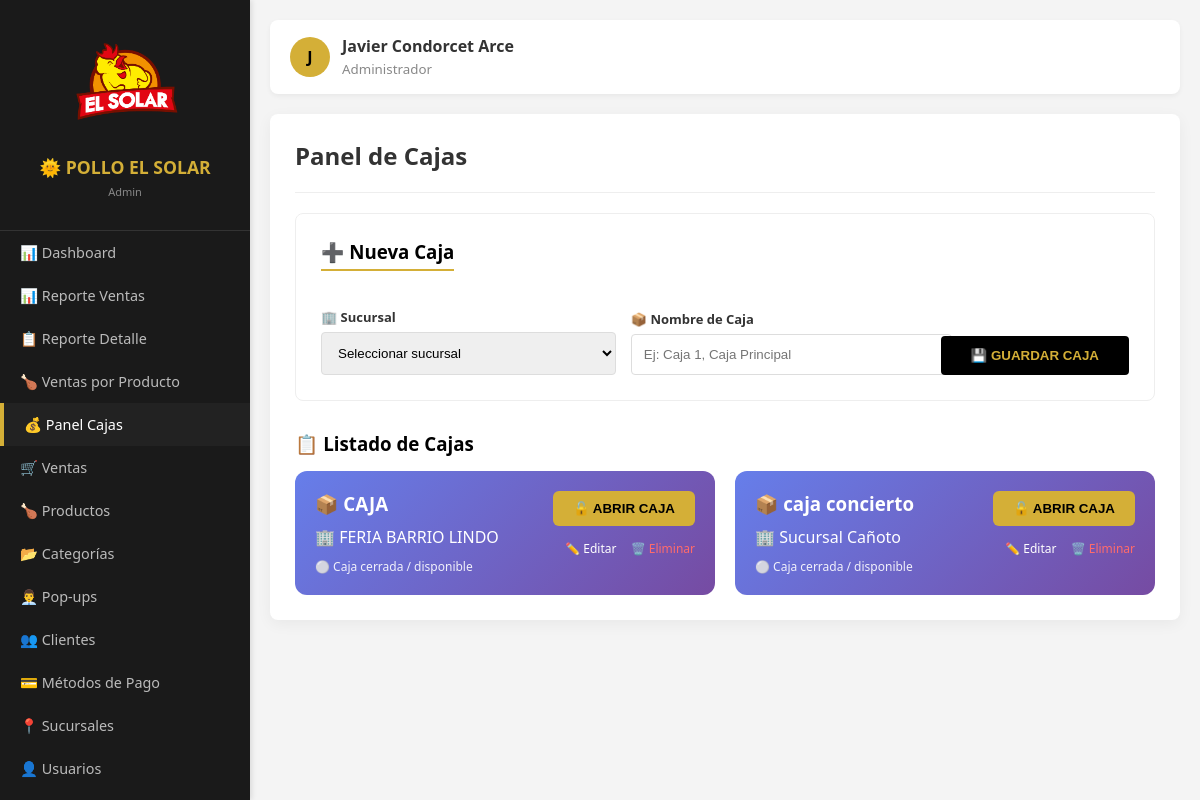
/bolivia/admin.php?mod=cajas (signed in), run on the app's committed database.
### tables this page shows
CREATE TABLE `cajas` (
  `id` int(11) NOT NULL,
  `sucursal_id` int(11) NOT NULL,
  `nombre` varchar(50) NOT NULL,
  `estado` tinyint(1) DEFAULT 1
);

CREATE TABLE `sucursales` (
  `id` int(11) NOT NULL,
  `nombre` varchar(100) NOT NULL,
  `pais` enum('Bolivia','Paraguay','Brasil') NOT NULL,
  `direccion` varchar(255) DEFAULT NULL,
  `latitud` decimal(10,8) DEFAULT NULL,
  `longitud` decimal(11,8) DEFAULT NULL,
  `hora_apertura` time DEFAULT NULL,
  `hora_cierre` time DEFAULT NULL,
  `estado` tinyint(1) DEFAULT 1,
  `visible` tinyint(1) NOT NULL DEFAULT 1
);

### bolivia/modulos/cajas.php (the view, shortened to what this page needs)
<?php
$caja_activa = null;
$caja_edit = null;
$cajas = $pdo->query("SELECT c.*, s.nombre as sucursal_nombre
                      FROM cajas c
                      JOIN sucursales s ON c.sucursal_id = s.id
                      WHERE c.estado = 1
                      ORDER BY s.nombre, c.nombre")->fetchAll();
?>
<div style="background:#fff; padding:25px; border-radius:8px; border:1px solid #eee; margin-bottom:30px;">
    <h3 style="margin-top:0; color:#000; border-bottom: 2px solid #D4AF37; display:inline-block; padding-bottom:5px;">
        <?php echo $caja_edit ? "✏️ Editar Caja" : "➕ Nueva Caja"; ?>
    </h3>
    <form id="formCaja" method="POST" style="display: flex; gap: 15px; align-items: flex-end; margin-top: 15px; flex-wrap: wrap;">
        <div style="flex: 2; min-width: 200px;">
            <label style="font-weight: bold; font-size: 13px;">🏢 Sucursal</label>
            <select name="sucursal_id" id="sucursal_id" required style="width: 100%; padding: 12px; margin-top: 5px; border: 1px solid #ddd; border-radius: 4px;">
                <option value="">Seleccionar sucursal</option>
            </select>
        </div>
        <div style="flex: 2; min-width: 200px;">
            <label style="font-weight: bold; font-size: 13px;">📦 Nombre de Caja</label>
            <input type="text" name="nombre" id="nombre_caja" required value="<?php echo htmlspecialchars($caja_edit['nombre'] ?? ''); ?>"
                   placeholder="Ej: Caja 1, Caja Principal"
                   style="width: 100%; padding: 12px; margin-top: 5px; border: 1px solid #ddd; border-radius: 4px;">
        </div>
        <button type="button" onclick="abrirModalCaja()"
                style="background:#000; color:#D4AF37; border:none; padding:12px 30px; border-radius:4px; cursor:pointer; font-weight:bold;">
            💾 GUARDAR CAJA
        </button>
    </form>
</div>
<h3 style="color:#000; margin-bottom:15px;">📋 Listado de Cajas</h3>
<div style="display: grid; grid-template-columns: repeat(auto-fill, minmax(320px, 1fr)); gap: 20px;">
    <?php foreach($cajas as $caja):
        $stmt = $pdo->prepare("SELECT ac.*, u.nombre as usuario FROM apertura_caja ac JOIN usuarios u ON ac.usuario_id = u.id WHERE ac.caja_id = ? AND ac.estado = 'abierta'");
        $stmt->execute([$caja['id']]);
        $apertura_activa = $stmt->fetch();
    ?>
    <div class="caja-card <?php echo $apertura_activa ? 'active' : ''; ?>">
        <div style="display: flex; justify-content: space-between; align-items: start; flex-wrap: wrap;">
            <div>
                <h3 style="margin:0 0 10px 0;">📦 <?php echo htmlspecialchars($caja['nombre']); ?></h3>
                <p style="margin:5px 0;">🏢 <?php echo htmlspecialchars($caja['sucursal_nombre']); ?></p>
                <?php if($apertura_activa): ?>
                    <div class="caja-stats">
                        ✅ CAJA ABIERTA<br>
                        👤 <?php echo $apertura_activa['usuario']; ?><br>
                        🕐 <?php echo date('H:i', strtotime($apertura_activa['fecha_apertura'])); ?>
                    </div>
                <?php else: ?>
                    <div class="caja-stats">
                        ⚪ Caja cerrada / disponible
                    </div>
                <?php endif; ?>
            </div>
            <div style="text-align: right;">
                <?php if(!$apertura_activa && !$caja_activa): ?>
                    <button onclick="abrirCaja(<?php echo $caja['id']; ?>)" class="btn-abrir">🔓 ABRIR CAJA</button>
                <?php elseif(!$apertura_activa && $caja_activa): ?>
                    <span style="background: #ffc107; color: #000; padding: 5px 10px; border-radius: 5px; font-size: 11px;">⚠️ Hay otra caja abierta</span>
                <?php endif; ?>
                <div style="margin-top: 10px;">
                    <a href="admin.php?mod=cajas&edit=<?php echo $caja['id']; ?>" style="color: white; font-size: 12px; text-decoration: none; margin-right: 10px;">✏️ Editar</a>
                    <a href="admin.php?mod=cajas&del=<?php echo $caja['id']; ?>" onclick="return confirm('¿Eliminar esta caja?')" style="color: #ff6b6b; font-size: 12px; text-decoration: none;">🗑️ Eliminar</a>
                </div>
            </div>
        </div>
    </div>
    <?php endforeach; ?>
</div>

### bolivia/admin.php (style rules this page uses)
:root { --sidebar-width: 250px; --gold: #D4AF37; --dark: #1a1a1a; }
body { margin: 0; display: flex; font-family: 'Segoe UI', sans-serif; background: #f4f4f4; color: #333; }

### bolivia/modulos/cajas.php (style rules this page uses)
.caja-card { background: linear-gradient(135deg, #667eea 0%, #764ba2 100%); color: white; border-radius: 12px; padding: 20px; transition: transform 0.3s; }
.btn-abrir { background: #D4AF37; color: #000; border: none; padding: 10px 20px; border-radius: 6px; font-weight: bold; cursor: pointer; }
.caja-stats { font-size: 12px; opacity: 0.9; margin-top: 10px; }

### data on the page
cajas: nombre "CAJA", sucursal.nombre "FERIA BARRIO LINDO"
cajas: nombre "caja concierto", sucursal.nombre "Sucursal Cañoto"

### other printed values
$user_rol "Admin"
$item['icono'] "📊"
$item['nombre'] "Dashboard"
$item['nombre'] "Reporte Ventas"
$item['icono'] "📋"
$item['nombre'] "Reporte Detalle"
$item['icono'] "🍗"
$item['nombre'] "Ventas por Producto"
$item['icono'] "💰"
$item['nombre'] "Panel Cajas"
$item['icono'] "🛒"
$item['nombre'] "Ventas"
$item['nombre'] "Productos"
$item['icono'] "📂"
$item['nombre'] "Categorías"
